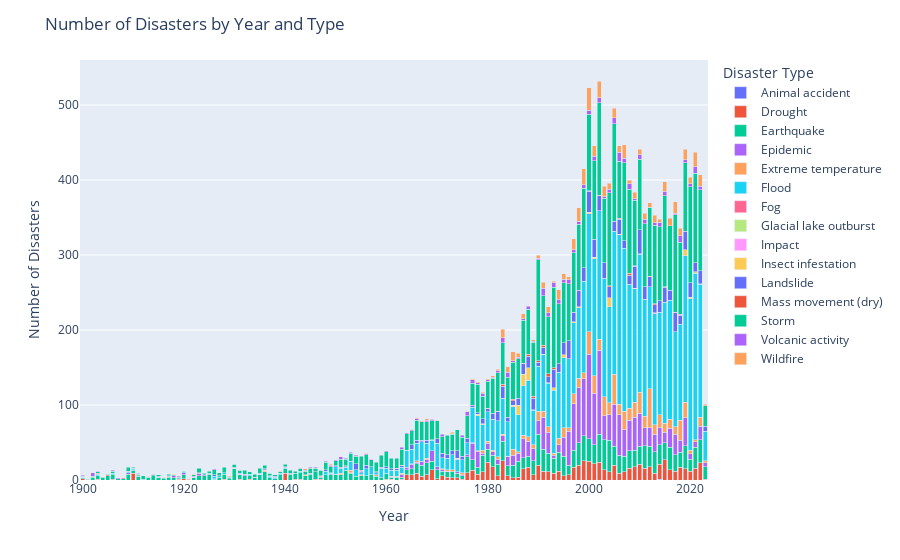

The code cell stored with this chart in its notebook:
### Code cell
import plotly.express as px

# Group the data by year and disaster type and count the number of occurrences
disasters_by_year_type = data.groupby(['Year', 'Disaster Type']).size().unstack().reset_index()

# Melt the dataframe to convert columns into long format
disasters_by_year_type_melted = disasters_by_year_type.melt(id_vars='Year', var_name='Disaster Type', value_name='Count')

# Create the stacked bar chart using Plotly Express
fig = px.bar(disasters_by_year_type_melted, x='Year', y='Count', color='Disaster Type', barmode='stack')

# Customize the chart appearance
fig.update_layout(
    title='Number of Disasters by Year and Type',
    xaxis_title='Year',
    yaxis_title='Number of Disasters'
)

# Show the chart
fig.show()

### Figure 1 — Plotly figure (JSON) as saved in the notebook; plotly's stock layout.template omitted (floating-point values rounded to 4 significant figures)
{"data": [{"alignmentgroup": "True", "hovertemplate": "Disaster Type=Animal accident<br>Year=%{x}<br>Count=%{y}<extra></extra>", "legendgroup": "Animal accident", "marker": {"color": "#636efa", "pattern": {"shape": ""}}, "name": "Animal accident", "offsetgroup": "Animal accident", "orientation": "v", "showlegend": true, "textposition": "auto", "type": "bar", "x": [1900, 1901, 1902, 1903, 1904, 1905, 1906, 1907, 1908, 1909, 1910, 1911, 1912, 1913, 1914, 1915, 1916, 1917, 1918, 1919, 1920, 1921, 1922, 1923, 1924, 1925, 1926, 1927, 1928, 1929, 1930, 1931, 1932, 1933, 1934, 1935, 1936, 1937, 1938, 1939, 1940, 1941, 1942, 1943, 1944, 1945, 1946, 1947, 1948, 1949, 1950, 1951, 1952, 1953, 1954, 1955, 1956, 1957, 1958, 1959, 1960, 1961, 1962, 1963, 1964, 1965, 1966, 1967, 1968, 1969, 1970, 1971, 1972, 1973, 1974, 1975, 1976, 1977, 1978, 1979, 1980, 1981, 1982, 1983, 1984, 1985, 1986, 1987, 1988, 1989, 1990, 1991, 1992, 1993, 1994, 1995, 1996, 1997, 1998, 1999, 2000, 2001, 2002, 2003, 2004, 2005, 2006, 2007, 2008, 2009, 2010, 2011, 2012, 2013, 2014, 2015, 2016, 2017, 2018, 2019, 2020, 2021, 2022, 2023], "xaxis": "x", "y": [null, null, null, null, null, null, null, null, null, null, null, null, null, null, null, null, null, null, null, null, null, null, null, null, null, null, null, null, null, null, null, null, null, null, null, null, null, null, null, null, null, null, null, null, null, null, null, null, null, null, null, null, null, null, null, null, null, null, null, null, null, null, null, null, null, null, null, null, null, null, null, null, null, null, null, null, null, null, null, null, null, null, null, null, null, null, null, null, null, null, null, null, null, null, null, null, null, null, null, null, null, null, null, null, null, null, null, null, null, null, null, null, null, null, 1, null, null, null, null, null, null, null, null, null], "yaxis": "y"}, {"alignmentgroup": "True", "hovertemplate": "Disaster Type=Drought<br>Year=%{x}<br>Count=%{y}<extra></extra>", "legendgroup": "Drought", "marker": {"color": "#EF553B", "pattern": {"shape": ""}}, "name": "Drought", "offsetgroup": "Drought", "orientation": "v", "showlegend": true, "textposition": "auto", "type": "bar", "x": [1900, 1901, 1902, 1903, 1904, 1905, 1906, 1907, 1908, 1909, 1910, 1911, 1912, 1913, 1914, 1915, 1916, 1917, 1918, 1919, 1920, 1921, 1922, 1923, 1924, 1925, 1926, 1927, 1928, 1929, 1930, 1931, 1932, 1933, 1934, 1935, 1936, 1937, 1938, 1939, 1940, 1941, 1942, 1943, 1944, 1945, 1946, 1947, 1948, 1949, 1950, 1951, 1952, 1953, 1954, 1955, 1956, 1957, 1958, 1959, 1960, 1961, 1962, 1963, 1964, 1965, 1966, 1967, 1968, 1969, 1970, 1971, 1972, 1973, 1974, 1975, 1976, 1977, 1978, 1979, 1980, 1981, 1982, 1983, 1984, 1985, 1986, 1987, 1988, 1989, 1990, 1991, 1992, 1993, 1994, 1995, 1996, 1997, 1998, 1999, 2000, 2001, 2002, 2003, 2004, 2005, 2006, 2007, 2008, 2009, 2010, 2011, 2012, 2013, 2014, 2015, 2016, 2017, 2018, 2019, 2020, 2021, 2022, 2023], "xaxis": "x", "y": [2, null, null, 1, null, null, 1, null, null, null, 9, null, null, null, null, null, null, null, null, 1, 2, 1, null, null, null, null, null, null, 1, null, null, 1, null, 1, null, null, null, null, null, null, 9, null, 1, 1, null, null, 1, 1, null, null, null, null, null, null, null, null, null, null, null, null, 1, 1, null, 1, 7, 7, 9, 5, 7, 14, 2, 6, 4, 3, 3, 1, 10, 13, 8, 11, 24, 18, 6, 26, 6, 3, 4, 15, 17, 7, 20, 12, 11, 9, 12, 6, 7, 17, 20, 26, 25, 22, 24, 14, 11, 20, 9, 11, 16, 18, 21, 16, 18, 9, 20, 27, 14, 12, 17, 15, 12, 16, 23, 1], "yaxis": "y"}, {"alignmentgroup": "True", "hovertemplate": "Disaster Type=Earthquake<br>Year=%{x}<br>Count=%{y}<extra></extra>", "legendgroup": "Earthquake", "marker": {"color": "#00cc96", "pattern": {"shape": ""}}, "name": "Earthquake", "offsetgroup": "Earthquake", "orientation": "v", "showlegend": true, "textposition": "auto", "type": "bar", "x": [1900, 1901, 1902, 1903, 1904, 1905, 1906, 1907, 1908, 1909, 1910, 1911, 1912, 1913, 1914, 1915, 1916, 1917, 1918, 1919, 1920, 1921, 1922, 1923, 1924, 1925, 1926, 1927, 1928, 1929, 1930, 1931, 1932, 1933, 1934, 1935, 1936, 1937, 1938, 1939, 1940, 1941, 1942, 1943, 1944, 1945, 1946, 1947, 1948, 1949, 1950, 1951, 1952, 1953, 1954, 1955, 1956, 1957, 1958, 1959, 1960, 1961, 1962, 1963, 1964, 1965, 1966, 1967, 1968, 1969, 1970, 1971, 1972, 1973, 1974, 1975, 1976, 1977, 1978, 1979, 1980, 1981, 1982, 1983, 1984, 1985, 1986, 1987, 1988, 1989, 1990, 1991, 1992, 1993, 1994, 1995, 1996, 1997, 1998, 1999, 2000, 2001, 2002, 2003, 2004, 2005, 2006, 2007, 2008, 2009, 2010, 2011, 2012, 2013, 2014, 2015, 2016, 2017, 2018, 2019, 2020, 2021, 2022, 2023], "xaxis": "x", "y": [1, 1, 4, 5, 3, 6, 6, 2, 2, 8, 4, 5, 1, 4, 6, 3, 2, 4, 3, null, 5, null, 3, 6, 6, 8, 1, 4, 7, 2, 15, 6, 6, 5, 3, 7, 11, 3, 2, 7, 7, 8, 8, 9, 6, 8, 10, 3, 7, 7, 7, 7, 13, 9, 5, 6, 6, 7, 5, 3, 8, 3, 4, 3, 7, 8, 13, 15, 16, 11, 12, 6, 7, 8, 6, 5, 21, 14, 9, 22, 17, 15, 15, 26, 13, 17, 21, 15, 15, 19, 41, 29, 25, 20, 25, 26, 13, 23, 30, 33, 30, 25, 37, 40, 42, 25, 24, 21, 23, 22, 24, 30, 27, 29, 26, 23, 30, 22, 20, 31, 16, 28, 31, 17], "yaxis": "y"}, {"alignmentgroup": "True", "hovertemplate": "Disaster Type=Epidemic<br>Year=%{x}<br>Count=%{y}<extra></extra>", "legendgroup": "Epidemic", "marker": {"color": "#ab63fa", "pattern": {"shape": ""}}, "name": "Epidemic", "offsetgroup": "Epidemic", "orientation": "v", "showlegend": true, "textposition": "auto", "type": "bar", "x": [1900, 1901, 1902, 1903, 1904, 1905, 1906, 1907, 1908, 1909, 1910, 1911, 1912, 1913, 1914, 1915, 1916, 1917, 1918, 1919, 1920, 1921, 1922, 1923, 1924, 1925, 1926, 1927, 1928, 1929, 1930, 1931, 1932, 1933, 1934, 1935, 1936, 1937, 1938, 1939, 1940, 1941, 1942, 1943, 1944, 1945, 1946, 1947, 1948, 1949, 1950, 1951, 1952, 1953, 1954, 1955, 1956, 1957, 1958, 1959, 1960, 1961, 1962, 1963, 1964, 1965, 1966, 1967, 1968, 1969, 1970, 1971, 1972, 1973, 1974, 1975, 1976, 1977, 1978, 1979, 1980, 1981, 1982, 1983, 1984, 1985, 1986, 1987, 1988, 1989, 1990, 1991, 1992, 1993, 1994, 1995, 1996, 1997, 1998, 1999, 2000, 2001, 2002, 2003, 2004, 2005, 2006, 2007, 2008, 2009, 2010, 2011, 2012, 2013, 2014, 2015, 2016, 2017, 2018, 2019, 2020, 2021, 2022, 2023], "xaxis": "x", "y": [1, 1, null, null, null, null, null, 1, null, 2, 1, null, null, null, null, null, null, 1, 3, 1, 3, 1, 1, 3, 1, null, 1, null, null, null, null, null, 1, null, null, 1, null, null, null, null, 1, null, null, null, null, 1, null, 1, null, null, 1, null, null, 1, null, null, null, null, null, null, null, null, null, 3, 3, 6, 2, 5, 4, 14, 4, 2, 1, null, 2, 1, 3, 22, 21, 3, 8, 5, 7, 7, 12, 13, 11, 25, 20, 16, 18, 43, 28, 4, 10, 25, 45, 62, 74, 76, 113, 69, 112, 32, 34, 56, 54, 35, 41, 44, 44, 24, 25, 23, 23, 14, 25, 27, 16, 37, 7, 7, 18, 5], "yaxis": "y"}, {"alignmentgroup": "True", "hovertemplate": "Disaster Type=Extreme temperature<br>Year=%{x}<br>Count=%{y}<extra></extra>", "legendgroup": "Extreme temperature", "marker": {"color": "#FFA15A", "pattern": {"shape": ""}}, "name": "Extreme temperature", "offsetgroup": "Extreme temperature", "orientation": "v", "showlegend": true, "textposition": "auto", "type": "bar", "x": [1900, 1901, 1902, 1903, 1904, 1905, 1906, 1907, 1908, 1909, 1910, 1911, 1912, 1913, 1914, 1915, 1916, 1917, 1918, 1919, 1920, 1921, 1922, 1923, 1924, 1925, 1926, 1927, 1928, 1929, 1930, 1931, 1932, 1933, 1934, 1935, 1936, 1937, 1938, 1939, 1940, 1941, 1942, 1943, 1944, 1945, 1946, 1947, 1948, 1949, 1950, 1951, 1952, 1953, 1954, 1955, 1956, 1957, 1958, 1959, 1960, 1961, 1962, 1963, 1964, 1965, 1966, 1967, 1968, 1969, 1970, 1971, 1972, 1973, 1974, 1975, 1976, 1977, 1978, 1979, 1980, 1981, 1982, 1983, 1984, 1985, 1986, 1987, 1988, 1989, 1990, 1991, 1992, 1993, 1994, 1995, 1996, 1997, 1998, 1999, 2000, 2001, 2002, 2003, 2004, 2005, 2006, 2007, 2008, 2009, 2010, 2011, 2012, 2013, 2014, 2015, 2016, 2017, 2018, 2019, 2020, 2021, 2022, 2023], "xaxis": "x", "y": [null, null, null, null, null, null, null, null, null, null, null, null, null, null, null, null, null, null, null, null, null, null, null, null, null, null, null, null, null, null, null, null, null, null, null, null, 2, null, null, null, null, null, null, null, null, null, null, null, null, null, null, 2, null, 3, null, 1, null, null, 2, null, null, 1, 1, 2, null, 1, 2, null, 2, null, null, 1, 2, 3, null, 3, null, 1, 1, 4, 3, 2, 3, 2, 1, 8, 2, 5, 6, 5, 13, 8, 7, 3, 9, 13, 5, 13, 12, 8, 30, 23, 15, 25, 16, 40, 14, 25, 16, 20, 28, 15, 52, 13, 17, 12, 12, 10, 27, 21, 5, 3, 12, 3], "yaxis": "y"}, {"alignmentgroup": "True", "hovertemplate": "Disaster Type=Flood<br>Year=%{x}<br>Count=%{y}<extra></extra>", "legendgroup": "Flood", "marker": {"color": "#19d3f3", "pattern": {"shape": ""}}, "name": "Flood", "offsetgroup": "Flood", "orientation": "v", "showlegend": true, "textposition": "auto", "type": "bar", "x": [1900, 1901, 1902, 1903, 1904, 1905, 1906, 1907, 1908, 1909, 1910, 1911, 1912, 1913, 1914, 1915, 1916, 1917, 1918, 1919, 1920, 1921, 1922, 1923, 1924, 1925, 1926, 1927, 1928, 1929, 1930, 1931, 1932, 1933, 1934, 1935, 1936, 1937, 1938, 1939, 1940, 1941, 1942, 1943, 1944, 1945, 1946, 1947, 1948, 1949, 1950, 1951, 1952, 1953, 1954, 1955, 1956, 1957, 1958, 1959, 1960, 1961, 1962, 1963, 1964, 1965, 1966, 1967, 1968, 1969, 1970, 1971, 1972, 1973, 1974, 1975, 1976, 1977, 1978, 1979, 1980, 1981, 1982, 1983, 1984, 1985, 1986, 1987, 1988, 1989, 1990, 1991, 1992, 1993, 1994, 1995, 1996, 1997, 1998, 1999, 2000, 2001, 2002, 2003, 2004, 2005, 2006, 2007, 2008, 2009, 2010, 2011, 2012, 2013, 2014, 2015, 2016, 2017, 2018, 2019, 2020, 2021, 2022, 2023], "xaxis": "x", "y": [1, null, null, 2, null, null, 2, null, null, 1, 1, 1, null, null, null, 1, null, 1, null, null, 1, null, null, null, null, 1, 3, 2, 2, null, null, 1, null, 2, null, 1, 1, 2, 2, 2, 1, null, null, 2, null, null, null, 1, 5, 2, 10, 7, 4, 12, 9, 3, 9, 11, 3, 13, 7, 8, 8, 8, 22, 19, 23, 26, 20, 14, 31, 15, 15, 20, 17, 17, 16, 47, 47, 34, 39, 41, 48, 48, 46, 57, 49, 66, 75, 46, 60, 75, 58, 84, 88, 93, 92, 95, 94, 122, 157, 156, 171, 158, 128, 191, 226, 217, 165, 151, 184, 156, 136, 148, 137, 161, 159, 127, 128, 195, 202, 222, 177, 39], "yaxis": "y"}, {"alignmentgroup": "True", "hovertemplate": "Disaster Type=Fog<br>Year=%{x}<br>Count=%{y}<extra></extra>", "legendgroup": "Fog", "marker": {"color": "#FF6692", "pattern": {"shape": ""}}, "name": "Fog", "offsetgroup": "Fog", "orientation": "v", "showlegend": true, "textposition": "auto", "type": "bar", "x": [1900, 1901, 1902, 1903, 1904, 1905, 1906, 1907, 1908, 1909, 1910, 1911, 1912, 1913, 1914, 1915, 1916, 1917, 1918, 1919, 1920, 1921, 1922, 1923, 1924, 1925, 1926, 1927, 1928, 1929, 1930, 1931, 1932, 1933, 1934, 1935, 1936, 1937, 1938, 1939, 1940, 1941, 1942, 1943, 1944, 1945, 1946, 1947, 1948, 1949, 1950, 1951, 1952, 1953, 1954, 1955, 1956, 1957, 1958, 1959, 1960, 1961, 1962, 1963, 1964, 1965, 1966, 1967, 1968, 1969, 1970, 1971, 1972, 1973, 1974, 1975, 1976, 1977, 1978, 1979, 1980, 1981, 1982, 1983, 1984, 1985, 1986, 1987, 1988, 1989, 1990, 1991, 1992, 1993, 1994, 1995, 1996, 1997, 1998, 1999, 2000, 2001, 2002, 2003, 2004, 2005, 2006, 2007, 2008, 2009, 2010, 2011, 2012, 2013, 2014, 2015, 2016, 2017, 2018, 2019, 2020, 2021, 2022, 2023], "xaxis": "x", "y": [null, null, null, null, null, null, null, null, null, null, null, null, null, null, null, null, null, null, null, null, null, null, null, null, null, null, null, null, null, null, null, null, null, null, null, null, null, null, null, null, null, null, null, null, null, null, null, null, null, null, null, null, 1, null, null, null, null, null, null, null, null, null, null, null, null, null, null, null, null, null, null, null, null, null, null, null, null, null, null, null, null, null, null, null, null, null, null, null, null, null, null, null, null, null, null, null, null, null, null, null, null, null, null, null, null, null, null, null, null, null, null, null, null, null, null, null, null, null, null, null, null, null, null, null], "yaxis": "y"}, {"alignmentgroup": "True", "hovertemplate": "Disaster Type=Glacial lake outburst<br>Year=%{x}<br>Count=%{y}<extra></extra>", "legendgroup": "Glacial lake outburst", "marker": {"color": "#B6E880", "pattern": {"shape": ""}}, "name": "Glacial lake outburst", "offsetgroup": "Glacial lake outburst", "orientation": "v", "showlegend": true, "textposition": "auto", "type": "bar", "x": [1900, 1901, 1902, 1903, 1904, 1905, 1906, 1907, 1908, 1909, 1910, 1911, 1912, 1913, 1914, 1915, 1916, 1917, 1918, 1919, 1920, 1921, 1922, 1923, 1924, 1925, 1926, 1927, 1928, 1929, 1930, 1931, 1932, 1933, 1934, 1935, 1936, 1937, 1938, 1939, 1940, 1941, 1942, 1943, 1944, 1945, 1946, 1947, 1948, 1949, 1950, 1951, 1952, 1953, 1954, 1955, 1956, 1957, 1958, 1959, 1960, 1961, 1962, 1963, 1964, 1965, 1966, 1967, 1968, 1969, 1970, 1971, 1972, 1973, 1974, 1975, 1976, 1977, 1978, 1979, 1980, 1981, 1982, 1983, 1984, 1985, 1986, 1987, 1988, 1989, 1990, 1991, 1992, 1993, 1994, 1995, 1996, 1997, 1998, 1999, 2000, 2001, 2002, 2003, 2004, 2005, 2006, 2007, 2008, 2009, 2010, 2011, 2012, 2013, 2014, 2015, 2016, 2017, 2018, 2019, 2020, 2021, 2022, 2023], "xaxis": "x", "y": [null, null, null, null, null, null, null, null, null, null, null, null, null, null, null, null, null, null, null, null, null, null, null, null, null, null, null, null, null, null, null, null, null, null, null, null, null, null, null, null, null, null, null, null, null, null, null, null, null, null, null, null, null, null, null, null, null, null, null, null, null, null, null, null, null, null, null, null, null, null, null, null, null, null, null, null, null, null, null, null, null, null, null, null, null, null, null, null, null, null, null, null, null, null, null, null, null, null, null, null, null, null, null, null, null, null, null, null, null, null, null, null, null, null, null, null, null, null, null, null, null, 2, 1, null], "yaxis": "y"}, {"alignmentgroup": "True", "hovertemplate": "Disaster Type=Impact<br>Year=%{x}<br>Count=%{y}<extra></extra>", "legendgroup": "Impact", "marker": {"color": "#FF97FF", "pattern": {"shape": ""}}, "name": "Impact", "offsetgroup": "Impact", "orientation": "v", "showlegend": true, "textposition": "auto", "type": "bar", "x": [1900, 1901, 1902, 1903, 1904, 1905, 1906, 1907, 1908, 1909, 1910, 1911, 1912, 1913, 1914, 1915, 1916, 1917, 1918, 1919, 1920, 1921, 1922, 1923, 1924, 1925, 1926, 1927, 1928, 1929, 1930, 1931, 1932, 1933, 1934, 1935, 1936, 1937, 1938, 1939, 1940, 1941, 1942, 1943, 1944, 1945, 1946, 1947, 1948, 1949, 1950, 1951, 1952, 1953, 1954, 1955, 1956, 1957, 1958, 1959, 1960, 1961, 1962, 1963, 1964, 1965, 1966, 1967, 1968, 1969, 1970, 1971, 1972, 1973, 1974, 1975, 1976, 1977, 1978, 1979, 1980, 1981, 1982, 1983, 1984, 1985, 1986, 1987, 1988, 1989, 1990, 1991, 1992, 1993, 1994, 1995, 1996, 1997, 1998, 1999, 2000, 2001, 2002, 2003, 2004, 2005, 2006, 2007, 2008, 2009, 2010, 2011, 2012, 2013, 2014, 2015, 2016, 2017, 2018, 2019, 2020, 2021, 2022, 2023], "xaxis": "x", "y": [null, null, null, null, null, null, null, null, null, null, null, null, null, null, null, null, null, null, null, null, null, null, null, null, null, null, null, null, null, null, null, null, null, null, null, null, null, null, null, null, null, null, null, null, null, null, null, null, null, null, null, null, null, null, null, null, null, null, null, null, null, null, null, null, null, null, null, null, null, null, null, null, null, null, null, null, null, null, null, null, null, null, null, null, null, null, null, null, null, null, null, null, null, null, null, null, null, null, null, null, null, null, null, null, null, null, null, null, null, null, null, null, null, 1, null, null, null, null, null, null, null, null, null, null], "yaxis": "y"}, {"alignmentgroup": "True", "hovertemplate": "Disaster Type=Insect infestation<br>Year=%{x}<br>Count=%{y}<extra></extra>", "legendgroup": "Insect infestation", "marker": {"color": "#FECB52", "pattern": {"shape": ""}}, "name": "Insect infestation", "offsetgroup": "Insect infestation", "orientation": "v", "showlegend": true, "textposition": "auto", "type": "bar", "x": [1900, 1901, 1902, 1903, 1904, 1905, 1906, 1907, 1908, 1909, 1910, 1911, 1912, 1913, 1914, 1915, 1916, 1917, 1918, 1919, 1920, 1921, 1922, 1923, 1924, 1925, 1926, 1927, 1928, 1929, 1930, 1931, 1932, 1933, 1934, 1935, 1936, 1937, 1938, 1939, 1940, 1941, 1942, 1943, 1944, 1945, 1946, 1947, 1948, 1949, 1950, 1951, 1952, 1953, 1954, 1955, 1956, 1957, 1958, 1959, 1960, 1961, 1962, 1963, 1964, 1965, 1966, 1967, 1968, 1969, 1970, 1971, 1972, 1973, 1974, 1975, 1976, 1977, 1978, 1979, 1980, 1981, 1982, 1983, 1984, 1985, 1986, 1987, 1988, 1989, 1990, 1991, 1992, 1993, 1994, 1995, 1996, 1997, 1998, 1999, 2000, 2001, 2002, 2003, 2004, 2005, 2006, 2007, 2008, 2009, 2010, 2011, 2012, 2013, 2014, 2015, 2016, 2017, 2018, 2019, 2020, 2021, 2022, 2023], "xaxis": "x", "y": [null, null, null, null, null, null, null, null, null, null, null, null, null, 1, null, null, null, null, null, null, null, null, null, null, null, null, null, null, null, null, 1, null, null, null, null, null, null, null, null, null, null, null, null, null, 1, null, null, null, null, null, null, null, null, null, null, null, null, null, null, null, null, null, null, null, null, null, null, null, null, null, null, null, null, null, 1, null, null, null, 2, 1, null, null, null, null, null, 2, 13, 15, 17, 1, null, 1, 1, 3, null, 4, null, 1, 1, null, 2, 2, null, null, 12, null, 1, null, null, 1, 1, null, null, null, null, null, null, null, null, 8, 2, null, null, null], "yaxis": "y"}, {"alignmentgroup": "True", "hovertemplate": "Disaster Type=Landslide<br>Year=%{x}<br>Count=%{y}<extra></extra>", "legendgroup": "Landslide", "marker": {"color": "#636efa", "pattern": {"shape": ""}}, "name": "Landslide", "offsetgroup": "Landslide", "orientation": "v", "showlegend": true, "textposition": "auto", "type": "bar", "x": [1900, 1901, 1902, 1903, 1904, 1905, 1906, 1907, 1908, 1909, 1910, 1911, 1912, 1913, 1914, 1915, 1916, 1917, 1918, 1919, 1920, 1921, 1922, 1923, 1924, 1925, 1926, 1927, 1928, 1929, 1930, 1931, 1932, 1933, 1934, 1935, 1936, 1937, 1938, 1939, 1940, 1941, 1942, 1943, 1944, 1945, 1946, 1947, 1948, 1949, 1950, 1951, 1952, 1953, 1954, 1955, 1956, 1957, 1958, 1959, 1960, 1961, 1962, 1963, 1964, 1965, 1966, 1967, 1968, 1969, 1970, 1971, 1972, 1973, 1974, 1975, 1976, 1977, 1978, 1979, 1980, 1981, 1982, 1983, 1984, 1985, 1986, 1987, 1988, 1989, 1990, 1991, 1992, 1993, 1994, 1995, 1996, 1997, 1998, 1999, 2000, 2001, 2002, 2003, 2004, 2005, 2006, 2007, 2008, 2009, 2010, 2011, 2012, 2013, 2014, 2015, 2016, 2017, 2018, 2019, 2020, 2021, 2022, 2023], "xaxis": "x", "y": [null, null, null, null, null, null, null, null, null, 1, 1, null, null, null, null, 1, null, null, null, null, null, null, 1, 1, null, null, 2, null, null, null, 1, 1, 1, null, 1, null, 1, null, 1, null, null, 1, null, null, null, null, null, null, 2, 1, 1, 1, 1, null, 8, 2, 5, null, 1, 1, 2, 2, 2, 2, 1, 6, 4, 2, 4, 1, 6, 6, 5, 5, 10, 5, 6, 3, 2, 7, 4, 8, 12, 16, 6, 6, 9, 14, 15, 15, 5, 9, 8, 25, 11, 16, 24, 13, 22, 18, 28, 24, 20, 21, 15, 13, 20, 10, 12, 29, 32, 17, 13, 11, 15, 20, 13, 25, 12, 25, 19, 12, 17, 7], "yaxis": "y"}, {"alignmentgroup": "True", "hovertemplate": "Disaster Type=Mass movement (dry)<br>Year=%{x}<br>Count=%{y}<extra></extra>", "legendgroup": "Mass movement (dry)", "marker": {"color": "#EF553B", "pattern": {"shape": ""}}, "name": "Mass movement (dry)", "offsetgroup": "Mass movement (dry)", "orientation": "v", "showlegend": true, "textposition": "auto", "type": "bar", "x": [1900, 1901, 1902, 1903, 1904, 1905, 1906, 1907, 1908, 1909, 1910, 1911, 1912, 1913, 1914, 1915, 1916, 1917, 1918, 1919, 1920, 1921, 1922, 1923, 1924, 1925, 1926, 1927, 1928, 1929, 1930, 1931, 1932, 1933, 1934, 1935, 1936, 1937, 1938, 1939, 1940, 1941, 1942, 1943, 1944, 1945, 1946, 1947, 1948, 1949, 1950, 1951, 1952, 1953, 1954, 1955, 1956, 1957, 1958, 1959, 1960, 1961, 1962, 1963, 1964, 1965, 1966, 1967, 1968, 1969, 1970, 1971, 1972, 1973, 1974, 1975, 1976, 1977, 1978, 1979, 1980, 1981, 1982, 1983, 1984, 1985, 1986, 1987, 1988, 1989, 1990, 1991, 1992, 1993, 1994, 1995, 1996, 1997, 1998, 1999, 2000, 2001, 2002, 2003, 2004, 2005, 2006, 2007, 2008, 2009, 2010, 2011, 2012, 2013, 2014, 2015, 2016, 2017, 2018, 2019, 2020, 2021, 2022, 2023], "xaxis": "x", "y": [null, null, null, 1, null, 1, null, null, 1, null, null, null, null, null, null, null, null, null, null, null, null, null, null, null, null, null, null, null, null, null, null, null, null, null, null, null, null, 1, null, null, null, null, null, null, null, null, null, null, null, null, null, null, null, null, null, 1, null, null, null, null, null, null, 1, 1, null, null, null, null, null, null, null, null, null, null, null, null, null, null, null, null, 1, null, 1, 3, null, 2, null, 1, 3, 3, 2, 3, 4, 2, null, null, null, null, null, null, 1, null, 1, null, 1, null, 1, null, 3, 1, null, null, 1, 1, null, 1, null, 1, 1, null, null, null, null, null], "yaxis": "y"}, {"alignmentgroup": "True", "hovertemplate": "Disaster Type=Storm<br>Year=%{x}<br>Count=%{y}<extra></extra>", "legendgroup": "Storm", "marker": {"color": "#00cc96", "pattern": {"shape": ""}}, "name": "Storm", "offsetgroup": "Storm", "orientation": "v", "showlegend": true, "textposition": "auto", "type": "bar", "x": [1900, 1901, 1902, 1903, 1904, 1905, 1906, 1907, 1908, 1909, 1910, 1911, 1912, 1913, 1914, 1915, 1916, 1917, 1918, 1919, 1920, 1921, 1922, 1923, 1924, 1925, 1926, 1927, 1928, 1929, 1930, 1931, 1932, 1933, 1934, 1935, 1936, 1937, 1938, 1939, 1940, 1941, 1942, 1943, 1944, 1945, 1946, 1947, 1948, 1949, 1950, 1951, 1952, 1953, 1954, 1955, 1956, 1957, 1958, 1959, 1960, 1961, 1962, 1963, 1964, 1965, 1966, 1967, 1968, 1969, 1970, 1971, 1972, 1973, 1974, 1975, 1976, 1977, 1978, 1979, 1980, 1981, 1982, 1983, 1984, 1985, 1986, 1987, 1988, 1989, 1990, 1991, 1992, 1993, 1994, 1995, 1996, 1997, 1998, 1999, 2000, 2001, 2002, 2003, 2004, 2005, 2006, 2007, 2008, 2009, 2010, 2011, 2012, 2013, 2014, 2015, 2016, 2017, 2018, 2019, 2020, 2021, 2022, 2023], "xaxis": "x", "y": [1, null, 1, 2, 1, 1, 3, null, null, 5, 1, 2, 5, 1, 1, 2, 1, 2, 1, 2, 1, null, 2, 6, 2, 3, 7, 4, 7, 2, 4, 4, 5, 3, 4, 7, 5, 3, 2, 2, 3, 4, 3, 3, 5, 7, 5, 7, 10, 8, 7, 11, 9, 11, 10, 19, 14, 9, 13, 16, 20, 14, 13, 21, 22, 19, 27, 25, 25, 25, 24, 22, 26, 22, 28, 25, 30, 29, 38, 30, 36, 47, 51, 55, 53, 49, 53, 57, 60, 72, 135, 66, 76, 107, 80, 80, 76, 79, 88, 106, 102, 105, 123, 86, 124, 130, 76, 104, 112, 87, 94, 84, 91, 105, 99, 121, 86, 130, 96, 91, 128, 119, 108, 27], "yaxis": "y"}, {"alignmentgroup": "True", "hovertemplate": "Disaster Type=Volcanic activity<br>Year=%{x}<br>Count=%{y}<extra></extra>", "legendgroup": "Volcanic activity", "marker": {"color": "#ab63fa", "pattern": {"shape": ""}}, "name": "Volcanic activity", "offsetgroup": "Volcanic activity", "orientation": "v", "showlegend": true, "textposition": "auto", "type": "bar", "x": [1900, 1901, 1902, 1903, 1904, 1905, 1906, 1907, 1908, 1909, 1910, 1911, 1912, 1913, 1914, 1915, 1916, 1917, 1918, 1919, 1920, 1921, 1922, 1923, 1924, 1925, 1926, 1927, 1928, 1929, 1930, 1931, 1932, 1933, 1934, 1935, 1936, 1937, 1938, 1939, 1940, 1941, 1942, 1943, 1944, 1945, 1946, 1947, 1948, 1949, 1950, 1951, 1952, 1953, 1954, 1955, 1956, 1957, 1958, 1959, 1960, 1961, 1962, 1963, 1964, 1965, 1966, 1967, 1968, 1969, 1970, 1971, 1972, 1973, 1974, 1975, 1976, 1977, 1978, 1979, 1980, 1981, 1982, 1983, 1984, 1985, 1986, 1987, 1988, 1989, 1990, 1991, 1992, 1993, 1994, 1995, 1996, 1997, 1998, 1999, 2000, 2001, 2002, 2003, 2004, 2005, 2006, 2007, 2008, 2009, 2010, 2011, 2012, 2013, 2014, 2015, 2016, 2017, 2018, 2019, 2020, 2021, 2022, 2023], "xaxis": "x", "y": [1, null, 5, 1, null, null, 1, null, null, null, null, 1, null, null, 1, null, null, null, null, 1, null, null, null, null, null, null, 1, null, null, null, 1, 1, null, null, null, null, null, 1, null, null, null, null, null, 1, 1, 1, 1, null, 1, 2, 1, 3, 1, 1, 1, null, 1, 1, null, null, 1, null, null, 3, 1, 1, 2, null, 2, 2, null, 3, null, 1, null, 3, 5, 5, 2, 4, 2, 1, 3, 7, 7, 2, 2, 2, 4, 1, 2, 10, 5, 6, 6, 5, 5, 4, 4, 5, 5, 6, 7, 2, 5, 8, 12, 6, 7, 2, 6, 6, 1, 3, 6, 6, null, 2, 9, 4, 4, 9, 5, null], "yaxis": "y"}, {"alignmentgroup": "True", "hovertemplate": "Disaster Type=Wildfire<br>Year=%{x}<br>Count=%{y}<extra></extra>", "legendgroup": "Wildfire", "marker": {"color": "#FFA15A", "pattern": {"shape": ""}}, "name": "Wildfire", "offsetgroup": "Wildfire", "orientation": "v", "showlegend": true, "textposition": "auto", "type": "bar", "x": [1900, 1901, 1902, 1903, 1904, 1905, 1906, 1907, 1908, 1909, 1910, 1911, 1912, 1913, 1914, 1915, 1916, 1917, 1918, 1919, 1920, 1921, 1922, 1923, 1924, 1925, 1926, 1927, 1928, 1929, 1930, 1931, 1932, 1933, 1934, 1935, 1936, 1937, 1938, 1939, 1940, 1941, 1942, 1943, 1944, 1945, 1946, 1947, 1948, 1949, 1950, 1951, 1952, 1953, 1954, 1955, 1956, 1957, 1958, 1959, 1960, 1961, 1962, 1963, 1964, 1965, 1966, 1967, 1968, 1969, 1970, 1971, 1972, 1973, 1974, 1975, 1976, 1977, 1978, 1979, 1980, 1981, 1982, 1983, 1984, 1985, 1986, 1987, 1988, 1989, 1990, 1991, 1992, 1993, 1994, 1995, 1996, 1997, 1998, 1999, 2000, 2001, 2002, 2003, 2004, 2005, 2006, 2007, 2008, 2009, 2010, 2011, 2012, 2013, 2014, 2015, 2016, 2017, 2018, 2019, 2020, 2021, 2022, 2023], "xaxis": "x", "y": [null, null, null, null, null, null, null, null, null, null, null, 1, null, null, null, null, null, null, 1, null, null, null, 1, null, null, null, null, null, null, 1, null, null, null, null, null, null, null, null, null, 1, null, null, null, null, 2, null, null, 1, null, 1, null, null, null, null, null, null, 1, null, null, null, null, null, null, null, null, 1, 1, 1, 2, 1, 1, null, null, 2, null, null, 1, 1, 1, 1, 1, 2, 2, 11, 7, 12, 5, 7, null, 2, 4, 8, 8, 2, 13, 7, 4, 15, 18, 21, 30, 14, 22, 14, 8, 13, 9, 18, 5, 9, 7, 8, 6, 10, 4, 13, 10, 15, 10, 14, 9, 19, 15, 2], "yaxis": "y"}], "layout": {"barmode": "stack", "legend": {"title": {"text": "Disaster Type"}, "tracegroupgap": 0}, "margin": {"t": 60}, "title": {"text": "Number of Disasters by Year and Type"}, "xaxis": {"anchor": "y", "domain": [0, 1], "title": {"text": "Year"}}, "yaxis": {"anchor": "x", "domain": [0, 1], "title": {"text": "Number of Disasters"}}}}
